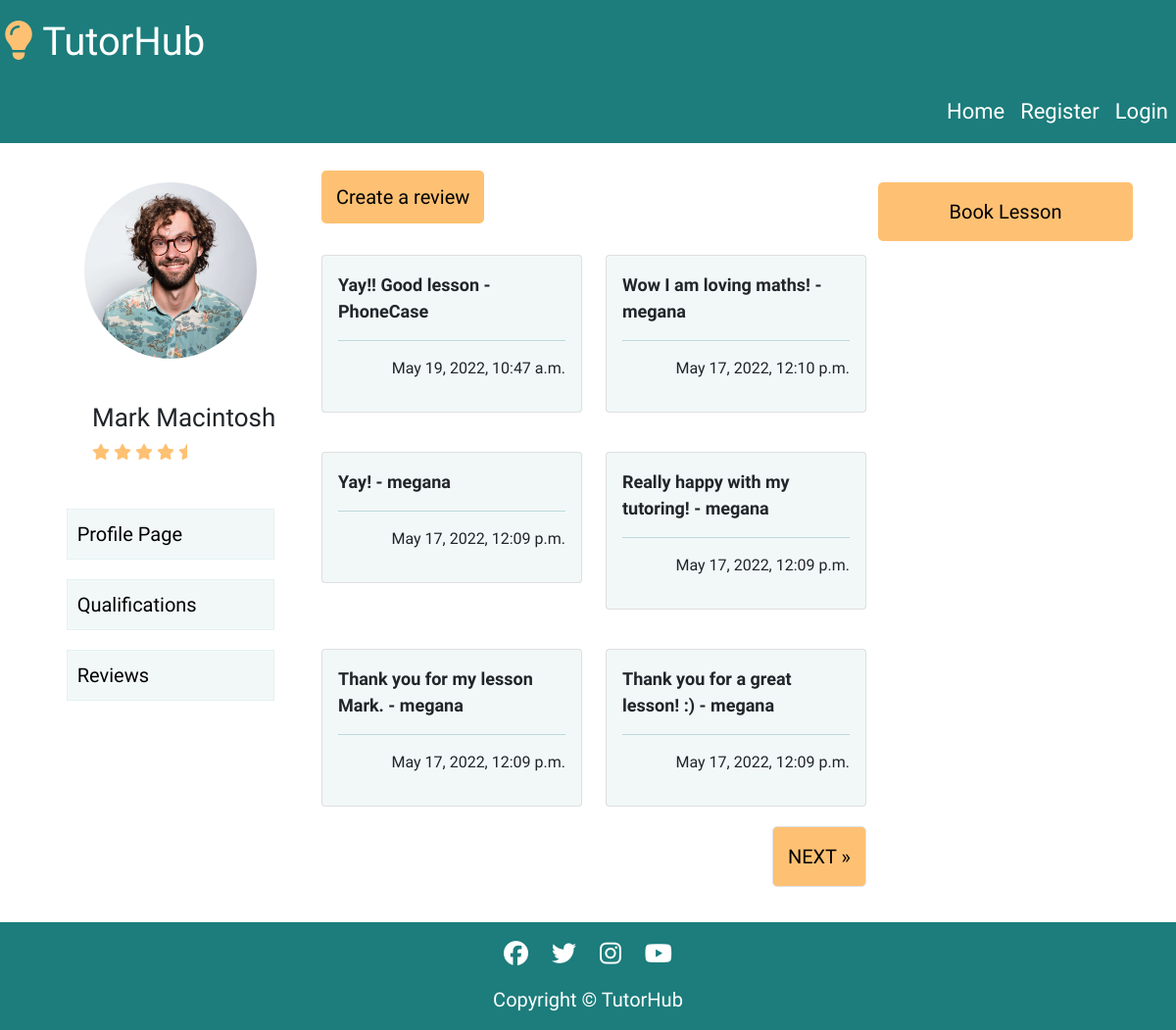
The app's page /tutors/tutor_three/reviews/ with its own data.
### tutorprofile/models.py (models this page shows, shortened)
class Review(models.Model):
    tutor = models.CharField(max_length=50)
    student = models.ForeignKey(
        User, on_delete=models.CASCADE, related_name="review"
    )
    review = models.CharField(max_length=150)
    created_on = models.DateTimeField(auto_now_add=True)
    class Meta:
        ordering = ['-created_on']

### tutorprofile/views.py (the view)
class ReviewListTutorThree(generic.ListView):
    model = Review
    queryset = Review.objects.filter(
        Q(tutor='Mark Macintosh')).order_by('-created_on')
    template_name = 'tutorprofile/tutor_three_reviews.html'
    paginate_by = 6

### tutorprofile/templates/tutorprofile/tutor_three_reviews.html (shortened to what this page needs)
{% extends "base.html" %}
{% load static %}
{% block content %}
<div class="container-fluid center-block">
    <div class="row profile-page">
        <div class="col-md-12 col-lg-3">
            <div class="row">
                <div class="col-12 user-image">
                    <img src="{% static 'images/tutorthree.jpg' %}" alt="image of a tutor">
                </div>
            </div>
            <div class="row">
                <div class="col-12 user-info">
                    <h1>Mark Macintosh</h1>
                    <i class="fa-solid fa-star"></i>
                    <i class="fa-solid fa-star"></i>
                    <i class="fa-solid fa-star"></i>
                    <i class="fa-solid fa-star"></i>
                    <i class="fa-solid fa-star-half"></i>
                </div>
            </div>
            <div class="row center-block">
                <div class="col-10 page-buttons-container" >
                    <a href="{% url 'tutor_three_profile' %}" class="page-buttons">Profile Page</a>
                    <a href="{% url 'tutor_three_qualifications' %}" class="page-buttons">Qualifications</a>
                    <a href="{% url 'tutor_three_reviews' %}" class="page-buttons">Reviews</a>
                </div>
            </div>
        </div>
        <div class="col-md-12 col-lg-6 booking-button" id="reviews-page">
            <a href="{% url 'tutor_three_create_review' %}">Create a review</a>
            <br />
            <br />
            <div class="row">
                {% for review in review_list %}
                    <div class="col-md-12 col-lg-6 card_space">
                        <div class="card">
                            <div class="card-body color-card">
                                <p class="review_comment">{{ review.review|safe }} - {{ review.student }} </p>
                                <hr />
                                <p class="right">{{ review.created_on}}</p>
                            </div>
                        </div>
                    </div>
                {% endfor %}
                {% if is_paginated %}
                <nav aria-label="Page navigation">
                    <ul class="pagination right">
                        {% if page_obj.has_next %}
                        <li><a href="?page={{ page_obj.next_page_number }}" class="page-link">NEXT &raquo;</a></li>
                        {% endif %}
                    </ul>
                </nav>
                {% endif %}
            </div>
        </div>
        <div class="col-md-12 col-lg-3" id="bookings-button">
            <div class="row booking-button">
                <a href="{% url 'tutor_three' %}" id="booking-btn">Book Lesson</a>
            </div>
        </div>
    </div>
</div>
{% endblock %}

### static/css/style.css (style rules this page uses)
html, body { max-width: 100%; overflow-x: hidden; font-family: 'Hubballi', cursive; }
.center-block { display: flex; justify-content: center; }
hr { color: #1c7d7c; }
.profile-page { width: 100%; margin-top: 20px; padding: 20px; height: auto; }
.user-info { margin-top: 25px; margin-left: 50px; margin-bottom: 25px; }
.user-info i { color: #fec173; }
.user-image { display: flex; height: 200px; width: 200px; justify-content: center; margin: auto; font-size: 150px; }
.user-image img { height: 180px; width: 100%; border-radius: 50%; }
.card_space { margin-bottom: 20px; margin-top: 20px; }
.review_comment { font-size: 18px; font-weight: bold; }
.right { text-align: right; float: right; }
.color-card { background-color: #258d8c0f; }
.page-link { float: right; }
.page-buttons-container a { display: block; text-decoration: none; border: solid 1px #258d8c0f; background-color: #258d8c0f; width: 100%; margin: 20px 0; padding: 10px; color: black; font-size: 20px; }
.booking-button { float: right; padding-right: 60px; }
.booking-button a { border-radius: 5px; padding: 15px; background-color: #fec173; color: black; font-size: 20px; text-align: center; text-decoration: none; }
@media (max-width:1514px) { .user-info h1 { font-size: 26px; } }
@media (max-width:1200px) { .booking-button { float: none; margin: auto; padding-right: 0; } }

### records on screen
Review: review "Yay!! Good lesson", student "PhoneCase", created_on "May 19, 2022, 10:47 a.m."
Review: review "Wow I am loving maths!", student "megana", created_on "May 17, 2022, 12:10 p.m."
Review: review "Yay!", student "megana", created_on "May 17, 2022, 12:09 p.m."
Review: review "Really happy with my tutoring!", student "megana", created_on "May 17, 2022, 12:09 p.m."
Review: review "Thank you for my lesson Mark.", student "megana", created_on "May 17, 2022, 12:09 p.m."
Review: review "Thank you for a great lesson! :)", student "megana", created_on "May 17, 2022, 12:09 p.m."
